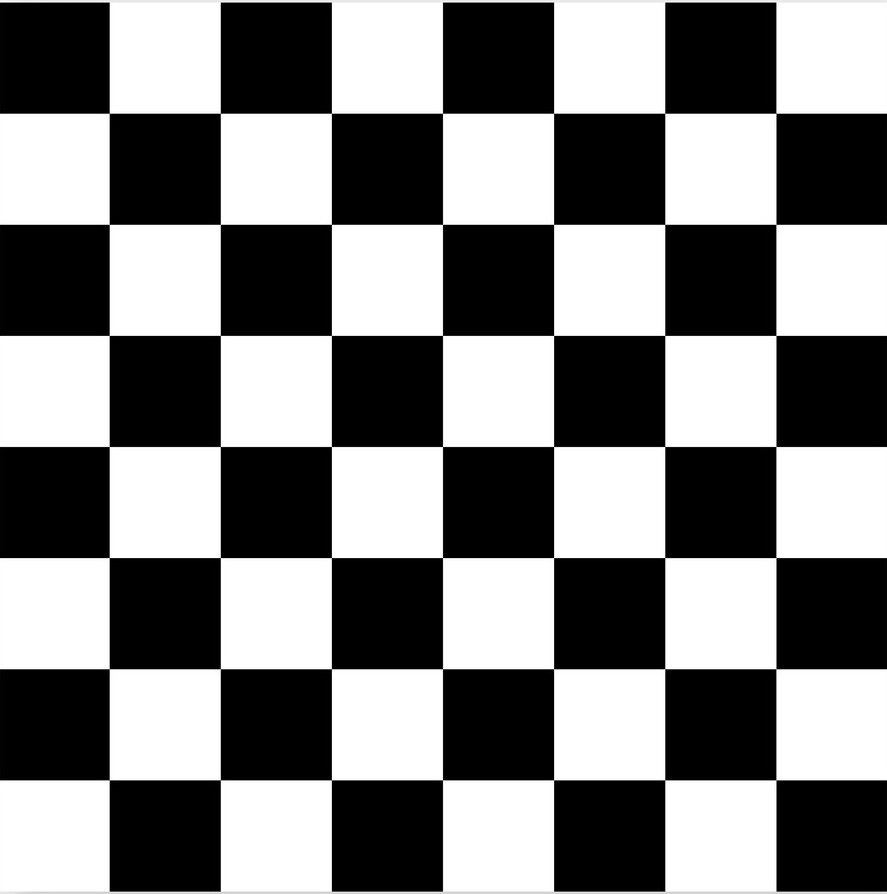
#> input picture scripts/chessboard.jpg, 887 x 894 px
$ jupyter execute edge_detection.ipynb   (shell and % lines are left out)
#> lines starting #> are read from the running program, lines starting #| are printed output that depends on the picture; after the words box and inside, x2 and y2 are one past the last pixel; in counts of white or black regions, pixels touching at a corner belong together
## edge detection and distance measurement using opencv and python

[cell 1]
from os import path
import cv2 as cv
import numpy as np
from matplotlib import pyplot as plt
from math import sqrt

[cell 2]
curdir = path.abspath("")

to prove this algorithm will use a simple chess board image. below is a list of step involved in this algorithm
1. convert the image into gray scale for simplicity
2. blur the images to reduce the noise in the image
3. apply canny edge detection and convert the image into series of lines
4. apply dilate to join any disjointed adjacent edges.
5. find the corners point and store them to a list.
6. using these values we can calculate the distances in the image.

[cell 3]
img_original = cv.imread(path.join(curdir,"chessboard.jpg"))
#> img_original is the input picture: shape (894, 887, 3); min 0, max 255, mean 128
gray = cv.cvtColor(img_original,cv.COLOR_BGR2GRAY)
plt.imshow(gray,cmap="gray")
plt.xticks([]),plt.yticks([])
plt.show()

[cell 4]
blured = cv.GaussianBlur(gray, (15, 15), 0)
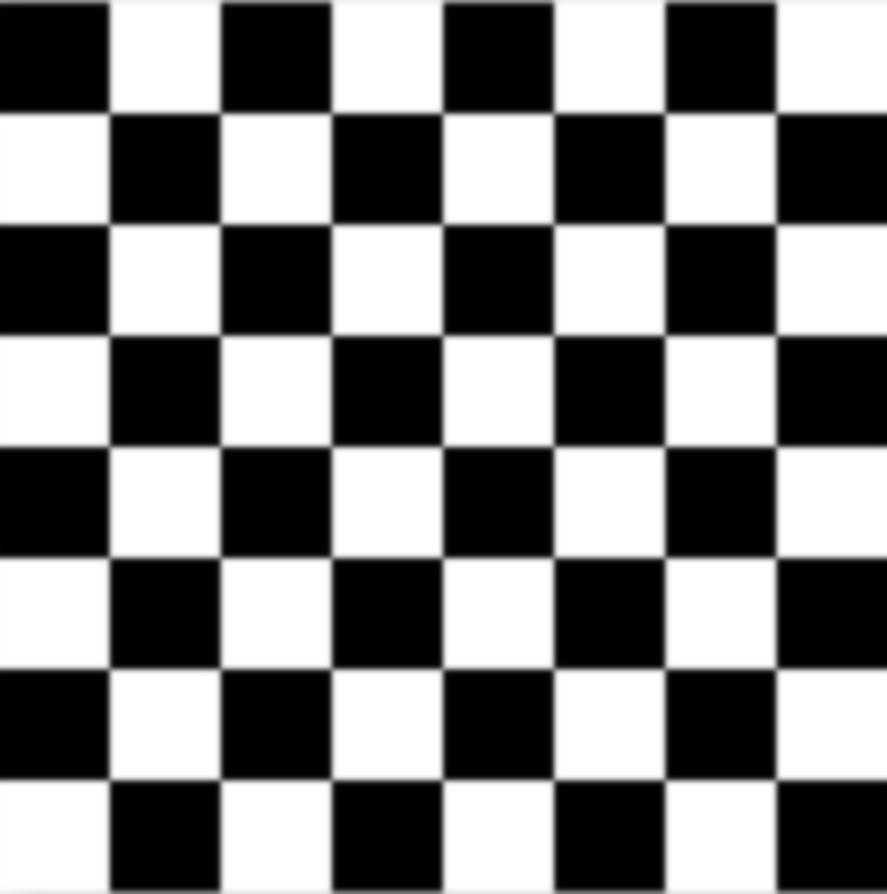
#> blured: shape (894, 887); min 0, max 255, mean 128
plt.imshow(blured,cmap="gray")
plt.xticks([]),plt.yticks([])
plt.show()

[cell 5]
edged = cv.Canny(blured, 50, 100) # converting the image into
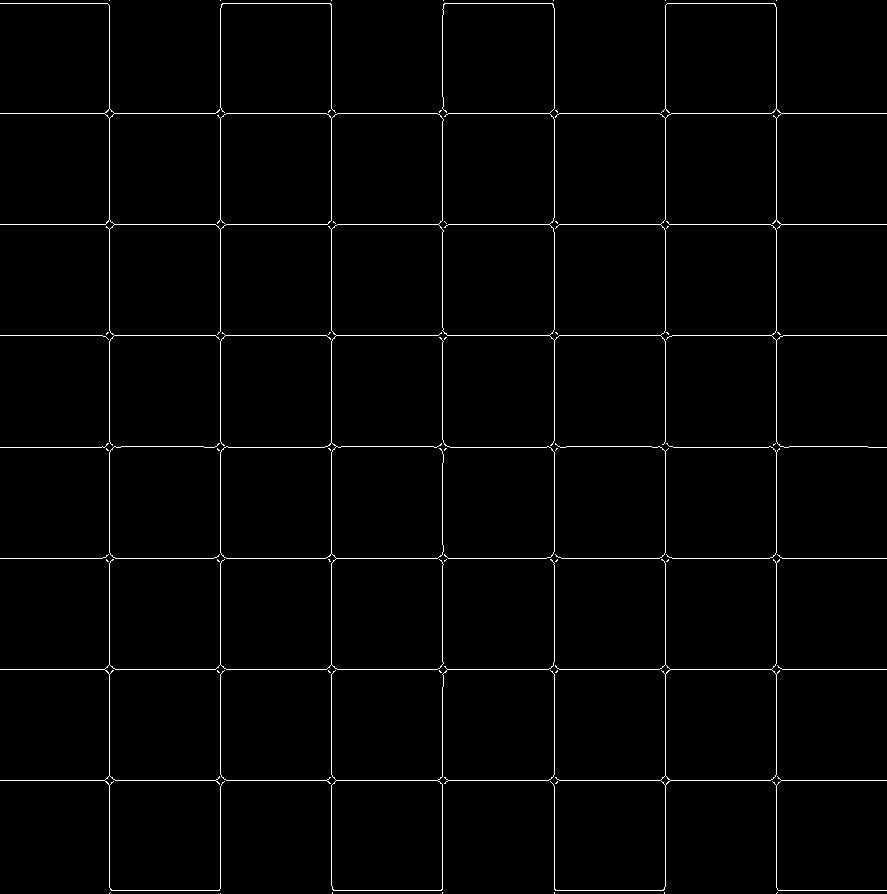
#> edged: shape (894, 887); 1.7% white in thin lines or dots
plt.imshow(edged,cmap="gray")
plt.xticks([]),plt.yticks([])
plt.show()

[cell 6]
dilated = cv.dilate(edged, None, iterations=2)
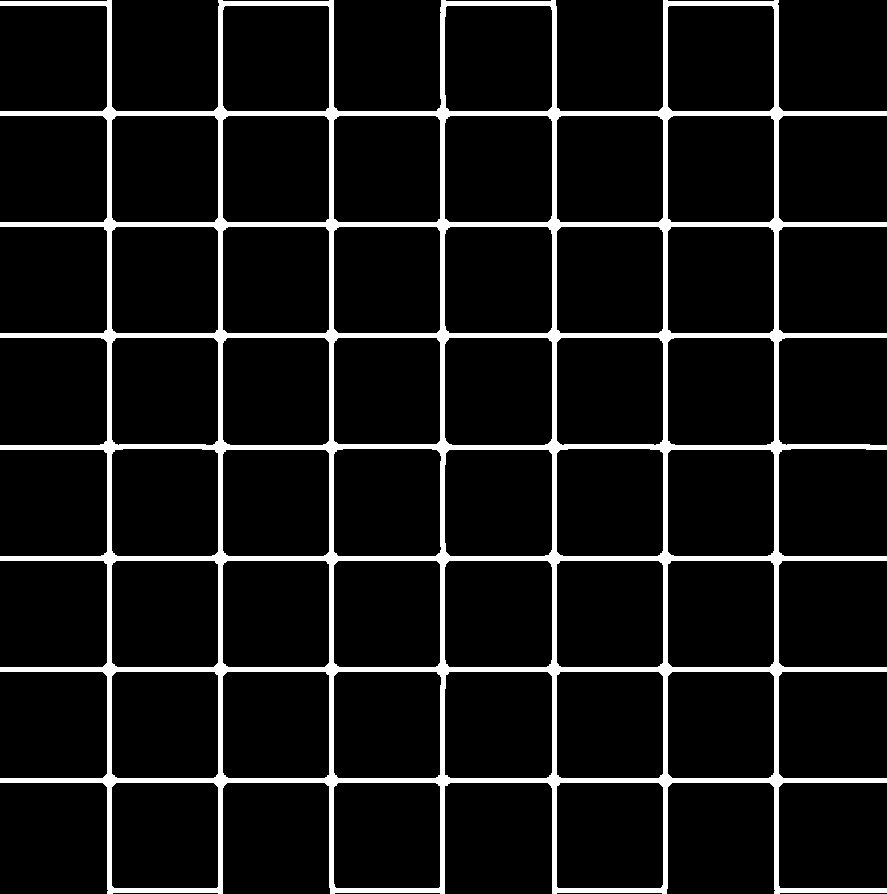
#> dilated: shape (894, 887); 8.5% white; 1 white region, box (x1, y1, x2, y2) and area: (0, 0, 887, 894) 67485
plt.imshow(dilated,cmap="gray")
plt.xticks([]),plt.yticks([])
plt.show()

[cell 7]
corners = cv.goodFeaturesToTrack(dilated,300,0.5,100)
#> corners = 50 rows, first 8: [445, 786], [103, 227], [770, 116], [780, 887], [560, 783], [782, 672], [560, 672], [449, 672]
corners = np.int16(corners)

[cell 8]
x1,y1 = corners[0].ravel()
#> x1 = 445; y1 = 786
x2,y2 = corners[1].ravel()
#> x2 = 103; y2 = 227

final = cv.line(img_original,tuple(corners[0].ravel()),tuple(corners[1].ravel()),(0,0,255),5)
plt.imshow(final)
plt.xticks([]),plt.yticks([])
plt.show()

[cell 9]
def line_length(pnt1,pnt2):
    return sqrt(((pnt2[0]-pnt1[0])**2)+((pnt2[1]-pnt1[1])**2))

[cell 10]
distance = line_length([x1,y1],[x2,y2])
#> distance = 655.3

[cell 11]
distance
#> Out = 655.3

[cell 12]
print(x1,y1)
#| 445 786
print(x2,y2)
#| 103 227
